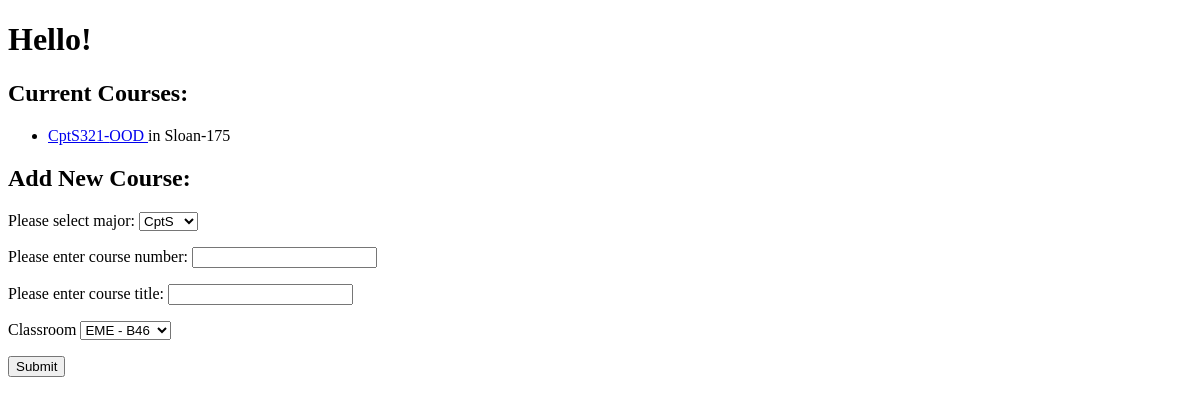
Before: / with the older database file.
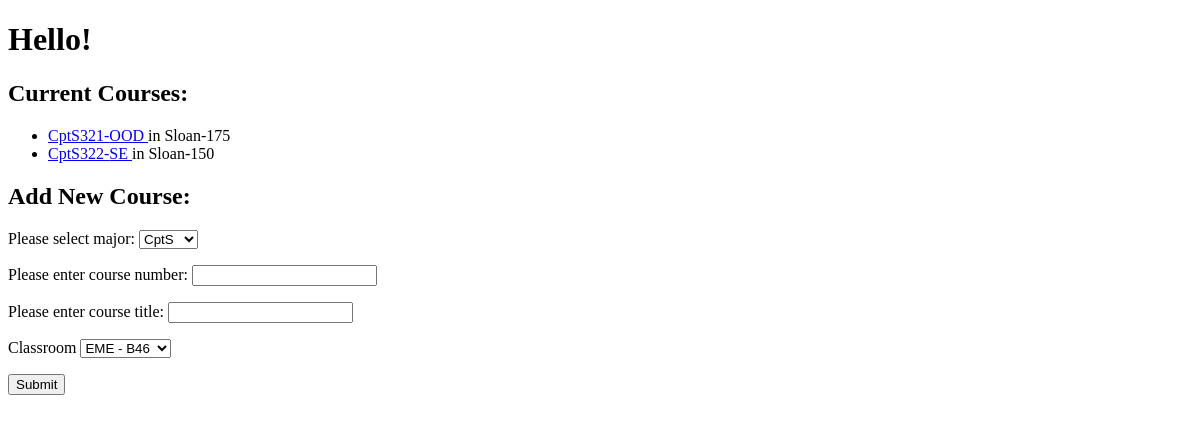
After: the same page with the newer database file.
### app/models.py (models this page shows, shortened)
class Course(db.Model):
    __tablename__ = 'course'
    id = db.Column(db.Integer, primary_key=True)
    coursenum = db.Column(db.String(3))
    title = db.Column(db.String(150))
    major = db.Column(db.String(20))
    roomid = db.Column(db.Integer,db.ForeignKey('room.id'))
    tas = db.relationship(
        'TeachingAssistant', secondary=assigned,
        primaryjoin=(assigned.c.course_id == id), lazy='dynamic', overlaps="courses")

class Room(db.Model):
    id = db.Column(db.Integer, primary_key=True)
    building = db.Column(db.String(50))
    roomNumber = db.Column(db.String(20))
    capacity = db.Column(db.Integer)
    courses = db.relationship('Course', backref = 'classroom', lazy = "dynamic")

### app/routes.py (the view, shortened to what this page needs)
@app.route('/', methods=['GET', 'POST'])
def index():
    form = CourseForm()
    _courses = Course.query.order_by(Course.coursenum).order_by(Course.major). all()
    return render_template('index.html', form=form, courses = _courses)

### app/forms.py
class CourseForm(FlaskForm):
    major = SelectField(label= "Please select major:", choices = ['CptS', 'EE','MATH','ME', 'CHE'],validators=[DataRequired()])
    coursenum = StringField(label= "Please enter course number:", validators=[DataRequired()])
    title = StringField(label= "Please enter course title:", validators=[DataRequired()])
    classroom = QuerySelectField('Classroom', query_factory = get_rooms, get_label = getRoomLabel , allow_blank=False)
    submit = SubmitField('Submit')

### app/forms.py (called while the page is built)
def get_rooms():
    return Room.query.all()

def getRoomLabel(theroom):
    return "{} - {}".format(theroom.building, theroom.roomNumber)

### app/templates/index.html (shortened to what this page needs)
<!DOCTYPE HTML>
<html>
  <head>
  </head>
  <h1> Hello!</h1>
  <body>
    <h2>Current Courses:</h2>
    <ul>
      {% for course in courses %}
        <li> <a href="{{url_for('course', courseid = course.id) }}" >
                   {{ course.major}}{{course.coursenum}}-{{course.title}}  </a> in {{course.classroom.building}}-{{course.classroom.roomNumber}}</li>
      {% endfor %}
    </ul>
    <h2>Add New Course:</h2>
    <form method="POST">
      <p>{{ form.major.label}}
         {{ form.major()}}
      </p>
      <p>{{ form.coursenum.label}}
        {{ form.coursenum()}}
     </p>
     <p>{{ form.title.label}}
      {{ form.title()}}
     </p>
     <p>{{ form.classroom.label}}
      {{ form.classroom()}}
     </p>
    <p>{{ form.submit()}}</p>
    </form>
  </body>
</html>

Changed rows visible on the page:
added Course: major "CptS", coursenum "322", title "SE", classroom.building "Sloan", classroom.roomNumber "150"
